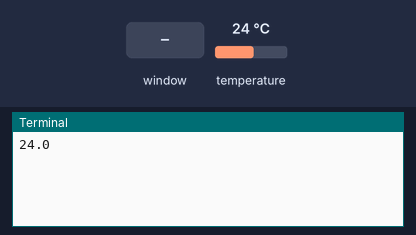
The program below on a simulated Raspberry Pi (BCM pin numbers). Shown: the last lines printed to the terminal. Inputs (shaded band) come from the test bench; at power-on: temperature 24 °C. The desktop window is not drawn, its controls go by their first labels and the mouse button is held 0.15 s; sending an e-mail succeeds after 1 s.

Above: at 2.0 s.
2.1 s: control labelled "Button 1" in the window clicked
At 4.2 s:
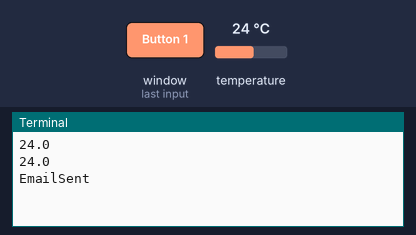
5.0 s: temperature set to 12 °C
At 6.4 s:
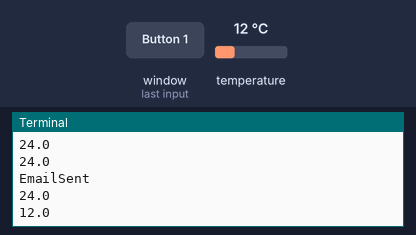
6.5 s: temperature set to 19 °C
At 9.2 s:
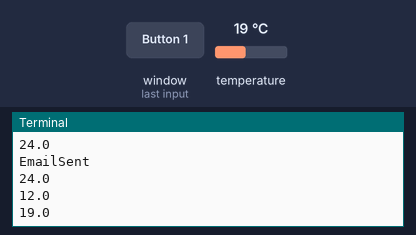
Timing chart, 0 to 10.7 s (numbered marks = the images above; inputs shaded):
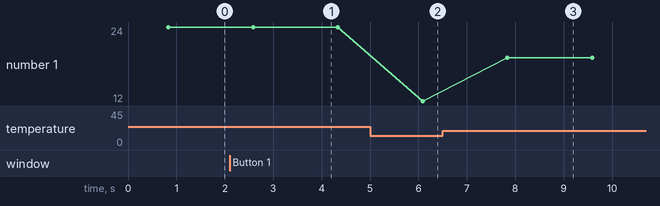

The program:

tempEmail.py
```python
from tkinter import *
from w1thermsensor import W1ThermSensor
import smtplib
from email.mime.multipart import MIMEMultipart
from email.mime.text import MIMEText

email_user = "iecep.raspberry@gmail.com"
pw = "rasp0998"

tempSensor = W1ThermSensor()
root = Tk()
w = StringVar()
tempC = 0


def buttonLeft():
    email = MIMEMultipart()
    email["From"] = email_user
    email["To"] = email_user
    email["Subject"] = "Temperature Alert"
    body = "Temperature: {0} Celsius".format(tempC)
    email.attach(MIMEText(body, "plain"))

    server = smtplib.SMTP("smtp.gmail.com", 587)
    server.starttls()
    server.login(email_user, pw)

    server.sendmail(email_user, email_user, email.as_string())
    server.close()
    print("EmailSent")


def main():
    root.title("Title of your Window")
    root.geometry("300x200")  # width x height
    root.configure(background="white")

    label = Label(root, textvariable=w).pack()
    button = Button(root, text="Button 1", command=buttonLeft).pack(side=LEFT, fill=Y)
    button2 = Button(root, text="Button 2").pack(side=RIGHT, fill=Y)


def readTemperature():
    global tempC
    tempC = tempSensor.get_temperature()
    print(tempC)
    w.set("Temperature: %s Celsius" % tempC)


def read_interval():
    readTemperature()
    root.after(1000, read_interval)


main()
read_interval()
root.mainloop()
```

Measured:
- after the input at 2.1 s, the terminal: prints a new line after 1.5 s (image 1)
- after the input at 5.0 s, the terminal: prints a new line after 1.1 s (image 2)
- after the input at 6.5 s, the terminal: prints a new line after 1.3 s (image 3)
- plotted number 1: 24 → 12 after the input at 5.0 s, 12 → 19 after the input at 6.5 s
